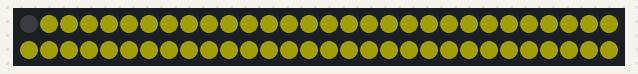
The sketch below on a simulated Arduino Uno, built with avr-gcc and run on an emulated ATmega328P. Shown: 60 RGB LEDs in strip order, left to right, continuing on the next row. Dim RGB values are drawn brighter than linear.

Above: at 6.3 s.
At 12.61 s:
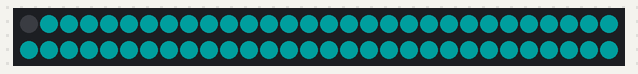
At 18.92 s:
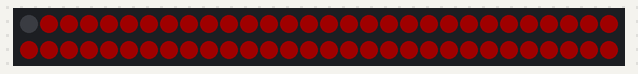
At 25.22 s:
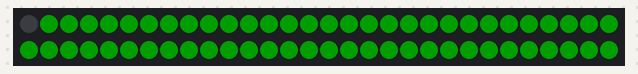
At 31.53 s:
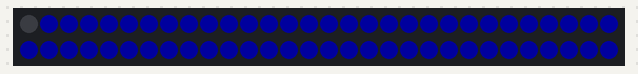

The sketch:

NEopixel2.ino
```cpp
#include <Arduino.h>

#include <Adafruit_NeoPixel.h>

#define PIN 3

// Parameter 1 = number of pixels in strip
// Parameter 2 = pin number (most are valid)
// Parameter 3 = pixel type flags, add together as needed:
//   NEO_KHZ800  800 KHz bitstream (most NeoPixel products w/WS2812 LEDs)
//   NEO_KHZ400  400 KHz (classic 'v1' (not v2) FLORA pixels, WS2811 drivers)
//   NEO_GRB     Pixels are wired for GRB bitstream (most NeoPixel products)
//   NEO_RGB     Pixels are wired for RGB bitstream (v1 FLORA pixels, not v2)
Adafruit_NeoPixel strip = Adafruit_NeoPixel(60, PIN, NEO_GRB + NEO_KHZ800);

void setup() {
  strip.begin();
  strip.setBrightness(30); //adjust brightness here
  strip.show(); // Initialize all pixels to 'off'
}

void loop() {
  // Some example procedures showing how to display to the pixels:
  colorWipe(strip.Color(255, 0, 0), 50); // Red
  colorWipe(strip.Color(255, 255, 0), 50); // Green
  colorWipe(strip.Color(0, 255, 0), 50); // Green
  colorWipe(strip.Color(0, 255, 255), 50); // Green
  colorWipe(strip.Color(0, 0, 255), 50); // Blue*/
  /*myRainbow(90, 30);
  myRainbow(10, 250);
  rainbow(60);
  /*rainbowCycle(60);*/
}

// Fill the dots one after the other with a color
void colorWipe(uint32_t c, uint8_t wait) {
  for(uint16_t i=0; i<strip.numPixels(); i++) {
      strip.setPixelColor(strip.numPixels()-i, c);
      strip.show();
      /*strip.setPixelColor(strip.numPixels()-i+5, strip.Color(0, 0, 0));
      strip.show();*/
      delay(wait);
  }
}

void rainbow(uint8_t wait) {
  uint16_t i, j;

  for(j=0; j<256; j++) {
    for(i=0; i<strip.numPixels(); i++) {
      strip.setPixelColor(i, Wheel((i+j) & 255));
    }
    strip.show();
    delay(wait);
  }
}

void otro(uint8_t wait) {
  uint16_t i, j;

  int signo = 1;
  for(j=0; j<256; j=j+signo) {
    for(i=0; i<strip.numPixels(); i++) {
      strip.setPixelColor(i, strip.Color(j, 0, j));
    }
    if (j == 255) signo = -1;
    strip.show();
    delay(wait);
  }
}

void myRainbow(uint8_t wait, int max) {
  uint16_t i, j;

  int r= max;
  int g= 0;
  int b =0;
  for(g=0; g<max+1; g++) {
    for(i=0; i<strip.numPixels(); i++) {
      strip.setPixelColor(i, strip.Color(max, g, 0));
    }
    strip.show();
    delay(wait);
  }
  for(r=max; r>0; r--) {
    for(i=0; i<strip.numPixels(); i++) {
      strip.setPixelColor(i, strip.Color(r, max, 0));
    }
    strip.show();
    delay(wait);
  }
  for(b=0; b<max+1; b++) {
    for(i=0; i<strip.numPixels(); i++) {
      strip.setPixelColor(i, strip.Color(0, max, b));
    }
    strip.show();
    delay(wait);
  }
  for(g=max; g>0; g--) {
    for(i=0; i<strip.numPixels(); i++) {
      strip.setPixelColor(i, strip.Color(0, g, max));
    }
    strip.show();
    delay(wait);
  }
  for(r=0; r<max+1; r++) {
    for(i=0; i<strip.numPixels(); i++) {
      strip.setPixelColor(i, strip.Color(r, 0, max));
    }
    strip.show();
    delay(wait);
  }
  for(b=max; b>0; b--) {
    for(i=0; i<strip.numPixels(); i++) {
      strip.setPixelColor(i, strip.Color(max, 0, b));
    }
    strip.show();
    delay(wait);
  }
}

// Slightly different, this makes the rainbow equally distributed throughout
void rainbowCycle(uint8_t wait) {
  uint16_t i, j;

  for(j=0; j<256*5; j++) { // 5 cycles of all colors on wheel
    for(i=0; i< strip.numPixels(); i++) {
      strip.setPixelColor(i, Wheel(((i * 256 / strip.numPixels()) + j) & 255));
    }
    strip.show();
    delay(wait);
  }
}

// Input a value 0 to 255 to get a color value.
// The colours are a transition r - g - b - back to r.
uint32_t Wheel(byte WheelPos) {
  if(WheelPos < 85) {
   return strip.Color(WheelPos * 3, 150 - WheelPos * 3, 0);
  } else if(WheelPos < 170) {
   WheelPos -= 85;
   return strip.Color(150 - WheelPos * 3, 0, WheelPos * 3);
  } else {
   WheelPos -= 170;
   return strip.Color(0, WheelPos * 3, 150 - WheelPos * 3);
  }
}
```
